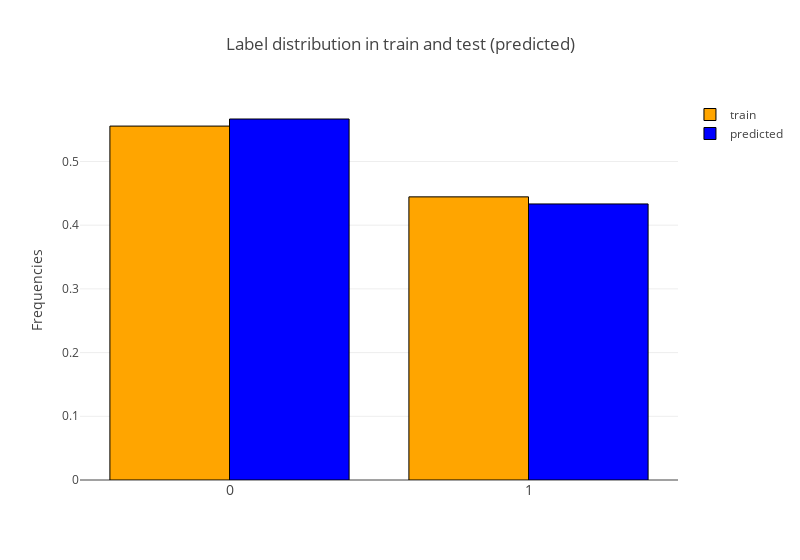

The notebook cell this image was saved under:
### Markdown cell above
##### Investigate distribution of labels in train and test

### Code cell
trace0 = go.Bar(x = targets, y = df_final['heart_disease_present'].value_counts()/num_train, name = 'train',
                marker=dict(
                        color='orange',
                        line=dict(
                            color='black',
                            width=1),
                    ))
trace1 = go.Bar(x = targets, y = predictions['heart_disease_present'].value_counts()/num_test, name = 'predicted',
               marker=dict(
                        color='blue',
                        line=dict(
                            color='black',
                            width=1),
                    ))

    
layout = go.Layout(title='Label distribution in train and test (predicted)',
                      width=800, xaxis = dict(tickfont=dict(size=14), automargin=True),
                   yaxis = dict(title='Frequencies'))

fig = go.Figure(data=[trace0, trace1], layout=layout)
plotly.offline.iplot(fig, filename='label-dist')

### Figure 1 — Plotly figure (JSON) as saved in the notebook; plotly's stock layout.template omitted (floating-point values rounded to 4 significant figures)
{"data": [{"marker": {"color": "orange", "line": {"color": "black", "width": 1}}, "name": "train", "type": "bar", "uid": "36793d4a-86b3-43ae-9003-53b9c0ba3123", "x": [0, 1], "y": [0.5556, 0.4444]}, {"marker": {"color": "blue", "line": {"color": "black", "width": 1}}, "name": "predicted", "type": "bar", "uid": "8b971e55-37d1-4da7-a520-4f35384b35e2", "x": [0, 1], "y": [0.5667, 0.4333]}], "layout": {"title": {"text": "Label distribution in train and test (predicted)"}, "width": 800, "xaxis": {"automargin": true, "tickfont": {"size": 14}}, "yaxis": {"title": {"text": "Frequencies"}}}}
